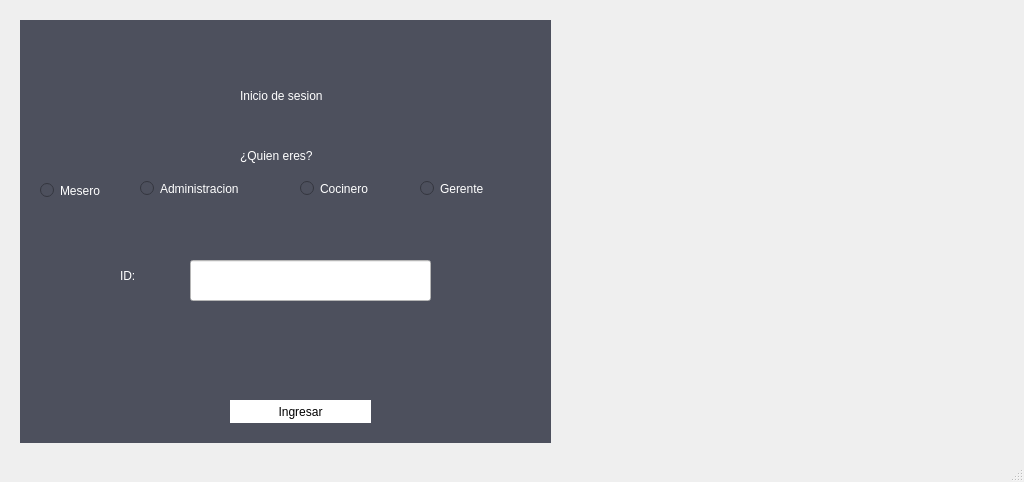
<?xml version="1.0" encoding="UTF-8"?>
<ui version="4.0">
 <class>InicioSesion</class>
 <widget class="QMainWindow" name="InicioSesion">
  <property name="geometry">
   <rect>
    <x>0</x>
    <y>0</y>
    <width>1024</width>
    <height>482</height>
   </rect>
  </property>
  <property name="windowTitle">
   <string>InicioSesion</string>
  </property>
  <widget class="QWidget" name="centralwidget">
   <widget class="QWidget" name="widget" native="true">
    <property name="geometry">
     <rect>
      <x>20</x>
      <y>20</y>
      <width>531</width>
      <height>423</height>
     </rect>
    </property>
    <property name="styleSheet">
     <string notr="true">QWidget{
	background-color: #4D505D
}

QLabel{
	font:12pt  &quot;Franklin Gothic Book&quot;;
	color: white;
}

QLineEdit{
	background-color:white;
}

QLineEdit:Hover{
	border: 2px solid rgb(77,188,198)
}

QRadioButton{
	border: none;
	color: white;
	font: 11pt &quot;Franklin Gothic Book&quot;;
}
</string>
    </property>
    <widget class="QLabel" name="label">
     <property name="geometry">
      <rect>
       <x>220</x>
       <y>50</y>
       <width>111</width>
       <height>51</height>
      </rect>
     </property>
     <property name="text">
      <string>Inicio de sesion</string>
     </property>
    </widget>
    <widget class="QLabel" name="label_2">
     <property name="geometry">
      <rect>
       <x>100</x>
       <y>210</y>
       <width>41</width>
       <height>91</height>
      </rect>
     </property>
     <property name="styleSheet">
      <string notr="true">Qlabel_2{
		font: 30pt &quot;Sunny Winter&quot;;
		color: white;
}</string>
     </property>
     <property name="text">
      <string>ID:</string>
     </property>
    </widget>
    <widget class="QLineEdit" name="CodigoID">
     <property name="geometry">
      <rect>
       <x>170</x>
       <y>240</y>
       <width>241</width>
       <height>41</height>
      </rect>
     </property>
    </widget>
    <widget class="QPushButton" name="pushButton">
     <property name="geometry">
      <rect>
       <x>210</x>
       <y>380</y>
       <width>141</width>
       <height>23</height>
      </rect>
     </property>
     <property name="styleSheet">
      <string notr="true">QPushButton{
	background-color: white;
	border: none;
	font: 11pt &quot;Franklin Gothic Book&quot;;
}

QPushButton:Hover{
	border: 2px solid rgb(77, 188, 198);
}</string>
     </property>
     <property name="text">
      <string>Ingresar</string>
     </property>
    </widget>
    <widget class="QLabel" name="label_4">
     <property name="geometry">
      <rect>
       <x>230</x>
       <y>100</y>
       <width>47</width>
       <height>13</height>
      </rect>
     </property>
     <property name="text">
      <string/>
     </property>
    </widget>
    <widget class="QRadioButton" name="radioButton">
     <property name="geometry">
      <rect>
       <x>20</x>
       <y>120</y>
       <width>101</width>
       <height>101</height>
      </rect>
     </property>
     <property name="text">
      <string>Mesero</string>
     </property>
     <property name="icon">
      <iconset>
       <normaloff>img/Iconos/Waiter_Male_Light.png</normaloff>img/Iconos/Waiter_Male_Light.png</iconset>
     </property>
    </widget>
    <widget class="QRadioButton" name="radioButton_2">
     <property name="geometry">
      <rect>
       <x>120</x>
       <y>160</y>
       <width>151</width>
       <height>17</height>
      </rect>
     </property>
     <property name="text">
      <string>Administracion</string>
     </property>
     <property name="icon">
      <iconset>
       <normaloff>img/Iconos/Waiter_Male_Dark.png</normaloff>img/Iconos/Waiter_Male_Dark.png</iconset>
     </property>
    </widget>
    <widget class="QRadioButton" name="radioButton_3">
     <property name="geometry">
      <rect>
       <x>280</x>
       <y>160</y>
       <width>111</width>
       <height>17</height>
      </rect>
     </property>
     <property name="text">
      <string>Cocinero</string>
     </property>
     <property name="icon">
      <iconset>
       <normaloff>img/Iconos/iconfinder_142-man-cook-2_3099395.png</normaloff>img/Iconos/iconfinder_142-man-cook-2_3099395.png</iconset>
     </property>
    </widget>
    <widget class="QRadioButton" name="radioButton_4">
     <property name="geometry">
      <rect>
       <x>400</x>
       <y>160</y>
       <width>101</width>
       <height>17</height>
      </rect>
     </property>
     <property name="text">
      <string>Gerente</string>
     </property>
     <property name="icon">
      <iconset>
       <normaloff>img/Iconos/iconfinder_person_3_1376034.png</normaloff>img/Iconos/iconfinder_person_3_1376034.png</iconset>
     </property>
    </widget>
    <widget class="QLabel" name="label_5">
     <property name="geometry">
      <rect>
       <x>220</x>
       <y>120</y>
       <width>101</width>
       <height>31</height>
      </rect>
     </property>
     <property name="text">
      <string>¿Quien eres?</string>
     </property>
    </widget>
   </widget>
   <widget class="QWidget" name="widget_2" native="true">
    <property name="geometry">
     <rect>
      <x>550</x>
      <y>20</y>
      <width>451</width>
      <height>411</height>
     </rect>
    </property>
    <property name="autoFillBackground">
     <bool>false</bool>
    </property>
    <property name="styleSheet">
     <string notr="true">image: url(:/img/Iconos/logo.jpeg);</string>
    </property>
   </widget>
  </widget>
  <widget class="QMenuBar" name="menubar">
   <property name="geometry">
    <rect>
     <x>0</x>
     <y>0</y>
     <width>1024</width>
     <height>21</height>
    </rect>
   </property>
  </widget>
  <widget class="QStatusBar" name="statusbar"/>
 </widget>
 <resources/>
 <connections/>
</ui>
